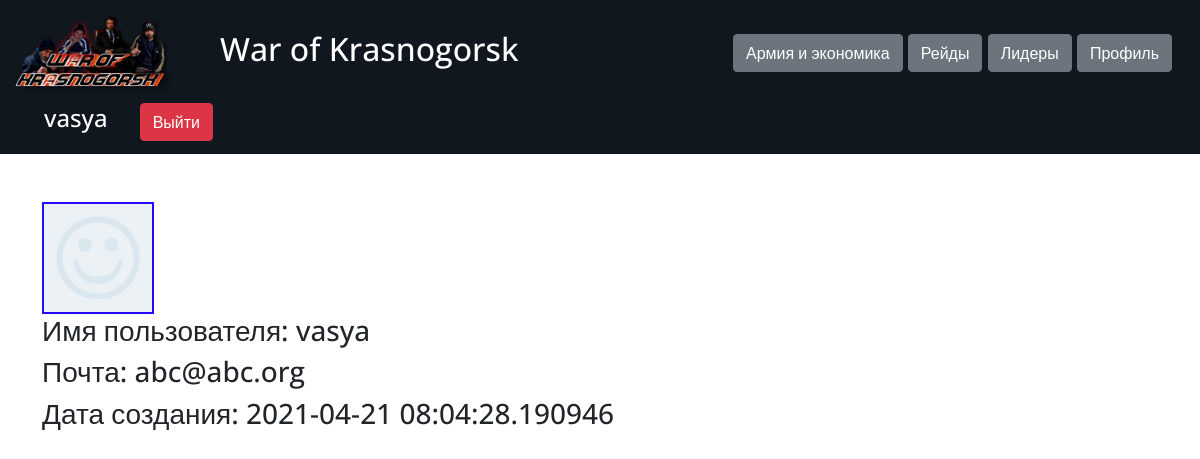
The page /profile (signed in) on the database as committed earlier.
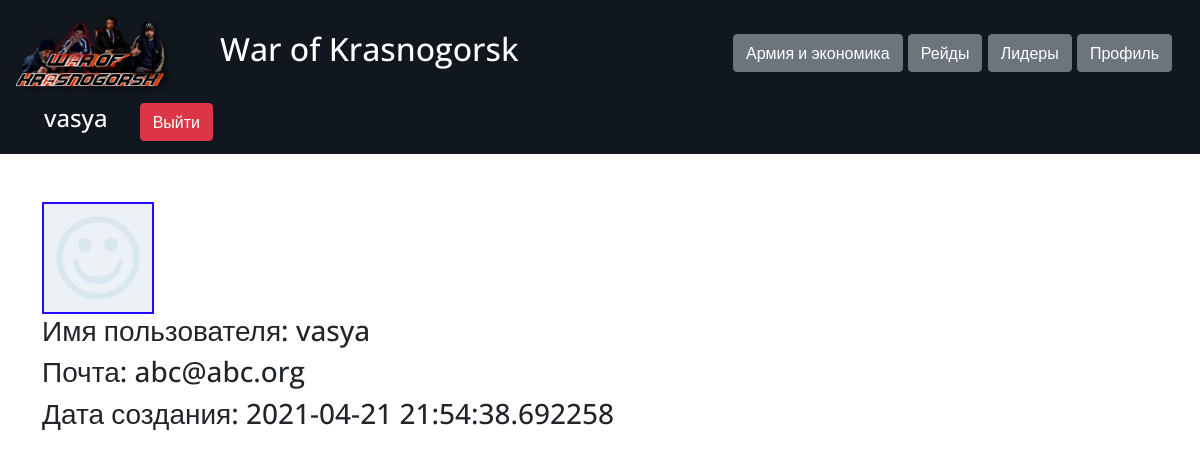
The same page on the database as committed later.
### data/users.py (models this page shows, shortened)
class User(SqlAlchemyBase, UserMixin):
    __tablename__ = 'users'
    id = sa.Column(sa.Integer, primary_key=True, autoincrement=True)
    username = sa.Column(sa.String, nullable=True)
    email = sa.Column(sa.String, index=True, unique=True, nullable=True)
    hashed_password = sa.Column(sa.String, nullable=True)
    created_date = sa.Column(sa.DateTime, default=datetime.datetime.now)
    player = orm.relation('Player', uselist=False, back_populates='user')

### server.py (the view)
@app.route('/profile')
@login_required
def profile():
    return render_template('profile.html')

### data/db_session.py (called while the page is built)
def create_session() -> Session:
    global __factory
    return __factory()

### server.py (called while the page is built)
@login_manager.user_loader
def load_user(user_id):
    db_sess = db_session.create_session()
    return db_sess.query(User).get(user_id)

### templates/profile.html
{% extends "base.html" %}
{% block content %}
    <img src="{{ url_for('static', filename='img/profile_img.jpg') }}" class="profile-logo">
    <h3>Имя пользователя: {{ current_user.username }}</h3>
    <h3>Почта: {{ current_user.email }}</h3>
    <h3>Дата создания: {{ current_user.created_date }}</h3>
{% endblock %}

### templates/base.html (shortened to what this page needs)
<!DOCTYPE html>
<html lang="en">
<head>
    <link href="https://cdn.jsdelivr.net/npm/bootstrap@5.0.0-beta1/dist/css/bootstrap.min.css" rel="stylesheet"
>
    <link href="{{ url_for('static', filename='css/style.css') }}" rel="stylesheet">
</head>
<body>
    <header>
        <nav class="navbar navbar-dark">
            <div class="container-fluid">
                <a class="navbar-brand d-flex" href="/">
                    <img src="{{ url_for('static', filename='img/logo.png') }}"
                         width="160" height="80" class="d-inline-block align-text-top">
                    <h2 class="nav-title d-inline-block">War of Krasnogorsk</h2>
                </a>
                {% if current_user.is_authenticated %}
                    <div class="navbar-brand">
                        <a class="btn btn-secondary" href="/">Армия и экономика</a>
                        <a class="btn btn-secondary" href="/raid">Рейды</a>
                        <a class="btn btn-secondary" href="/leadersboard">Лидеры</a>
                        <a class="btn btn-secondary" href="/profile">Профиль</a>
                    </div>
                    <div class="navbar-brand d-flex">
                        <h4 class="nav-username">{{ current_user.username }}</h4>
                        <a class="btn btn-danger" href="/logout">Выйти</a>
                    </div>
                {% else %}
                    <div class="navbar-brand">
                        <a class="btn btn-primary" href="/register">Register</a>
                        <a class="btn btn-success" href="/login">Log in</a>
                    </div>
                {% endif %}
                </div>
        </nav>
    </header>
    <main role="main">
        <div class="container">
            {% block content %}{% endblock %}
        </div>
    </main>
</body>
</html>

### static/css/style.css (style rules this page uses)
body { font-family: 'Open Sans', sans-serif; }
header { margin-bottom: 3rem; }
.navbar { background-color: #10171f; }
.navbar-brand { align-items: center; }
.nav-title { margin-left: 3rem; }
.nav-username { margin-left: 2rem; margin-right: 2rem; }
.profile-logo { width: 10%; height: 10%; border: solid 2px rgb(36, 11, 255) }

Rows that differ between the two databases and show on the page:
changed User "vasya": created_date "2021-04-21 08:04:28.190946" → "2021-04-21 21:54:38.692258"
